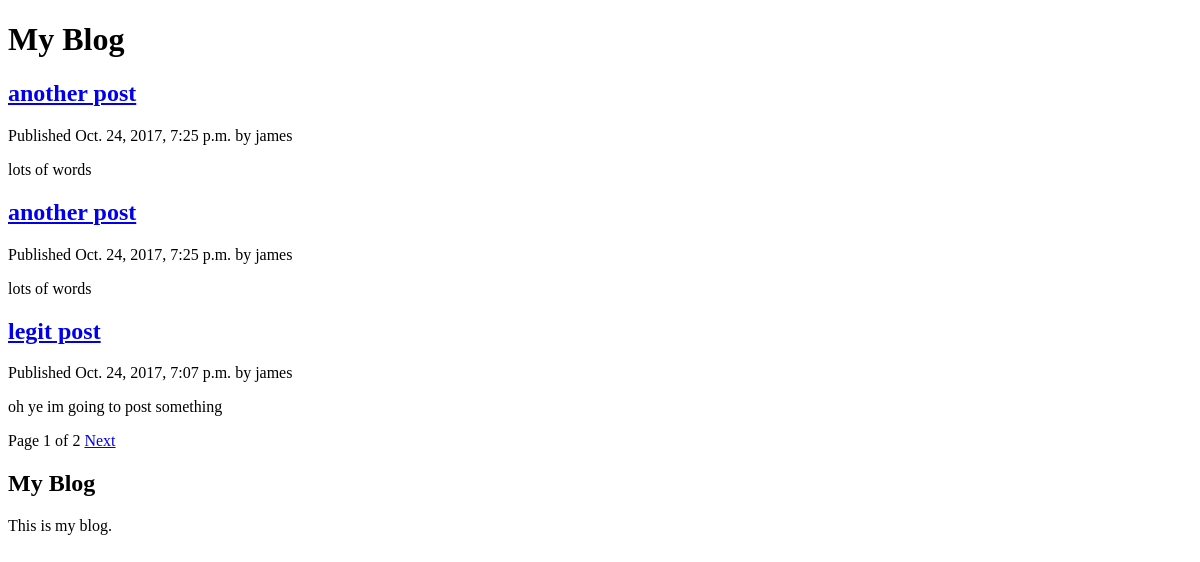
/blog/, run on an earlier commit of the app's database.
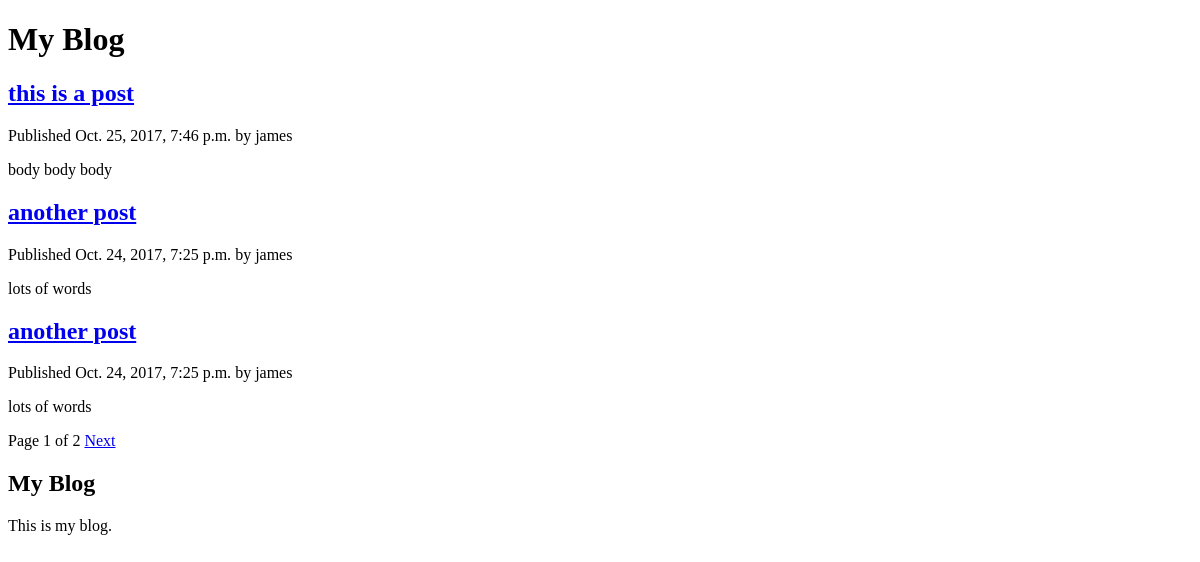
And on a later commit of the database.
### blog/models.py (models this page shows, shortened)
class Post(models.Model):
    STATUS_CHOICES = (
        ('draft', 'Draft'),
        ('published', 'published'),
    )
    title = models.CharField(max_length=250)
    slug = models.SlugField(max_length=250, unique_for_date='publish')
    author = models.ForeignKey(User, related_name='blog_post')
    body = models.TextField()
    publish = models.DateTimeField(default=timezone.now)
    created = models.DateTimeField(auto_now_add=True)
    updated = models.DateTimeField(auto_now=True)
    status = models.CharField(max_length=10, choices=STATUS_CHOICES, default='draft')
    objects = models.Manager()
    published = PublishedManager()
    class Meta:
        ordering = ('-publish',)
    def get_absolute_url(self):
        return reverse('blog:post_detail', args=[
                self.publish.year,
                self.publish.strftime('%m'),
                self.publish.strftime('%d'),
                self.slug
            ]
        )

### blog/views.py (the view)
def post_list(request):
    object_list = Post.published.all()
    paginator = Paginator(object_list, 3)
    page = request.GET.get('page')
    try:
        posts = paginator.page(page)
    except PageNotAnInteger:
        posts = paginator.page(1)
    except EmptyPage:
        posts = paginator.page(paginator.num_pages)
    return render(request, 'blog/post/list.html', {'page': page, 'posts': posts})

### blog/models.py (called while the page is built)
    def get_queryset(self):
        return super(PublishedManager, self).get_queryset().filter(status='published')

### blog/templates/blog/post/list.html (shortened to what this page needs)
{% extends "blog/base.html" %}
{% block content %}
  <h1>My Blog</h1>
  {% for post in posts %}
    <h2><a href="{{ post.get_absolute_url }}">{{post.title}}</a></h2>
    <p class="date">Published {{ post.publish }} by {{ post.author }}</p>
    {{post.body|truncatewords:30|linebreaks}}
  {% endfor %}
  {% include "pagination.html" with page=posts %}
{% endblock %}

What changed in the data, as far as the page shows it:
no longer on this page (row unchanged): Post: title "legit post", publish "Oct. 24, 2017, 7:07 p.m.", author "james", body "oh ye im going to post something"
added Post: title "this is a post", publish "Oct. 25, 2017, 7:46 p.m.", author "james", body "body body body"
